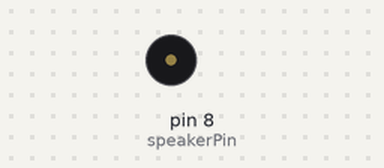
Bench run of a sketch on a simulated Arduino Uno, built with avr-gcc and run on an emulated ATmega328P. On the bench: buzzer (waves = sounding).

Above: at 2.5 s.
Timing chart, 0 to 40.0 s (numbered marks = the images above):
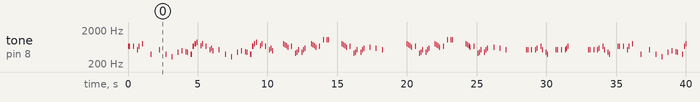

Measured:
- by itself, tone on pin 8 (speakerPin): plays 659 Hz for 0.06 s, 659 Hz for 0.06 s, 659 Hz for 0.06 s, 523 Hz for 0.06 s, 659 Hz for 0.06 s, 784 Hz for 0.06 s … (148 notes in this stretch)

The sketch:

mario_themesong.ino
```cpp
#include "pitches.h"

#define speakerPin 8
#define tempo 250 //tempo-ul piesei
#define length 640 // the number of notes

uint16_t notes[] = { NOTE_E5, NOTE_E5, ' ', NOTE_E5, ' ', NOTE_C5, NOTE_E5, ' ', NOTE_G5, ' ', ' ', ' ', NOTE_G4, ' ', ' ', ' ',           //0

                   NOTE_C5, ' ', ' ', NOTE_G4, ' ', ' ', NOTE_E4, ' ', ' ', NOTE_A4, ' ', NOTE_B4, ' ', NOTE_AS4, NOTE_A4, ' ',          //1
                   NOTE_G4, NOTE_E5, NOTE_G5, NOTE_A5, ' ', NOTE_F5, NOTE_G5, ' ', NOTE_E5, ' ', NOTE_C5, NOTE_D5, NOTE_B4, ' ', ' ',
                   NOTE_C5, ' ', ' ', NOTE_G4, ' ', ' ', NOTE_E4, ' ', ' ', NOTE_A4, ' ', NOTE_B4, ' ', NOTE_AS4, NOTE_A4, ' ',
                   NOTE_G4, NOTE_E5, NOTE_G5, NOTE_A5, ' ', NOTE_F5, NOTE_G5, ' ', NOTE_E5, ' ', NOTE_C5, NOTE_D5, NOTE_B4, ' ', ' ',

                   ' ', ' ', NOTE_G5, NOTE_FS5, NOTE_F5, NOTE_DS5, ' ', NOTE_E5, ' ', NOTE_GS4, NOTE_A4, NOTE_C5, ' ', NOTE_A4, NOTE_C5, NOTE_D5, //1'
                   ' ', ' ', NOTE_G5, NOTE_FS5, NOTE_F5, NOTE_DS5, ' ', NOTE_E5, ' ', NOTE_C6, ' ', NOTE_C6, NOTE_C6, ' ', ' ', ' ',
                   ' ', ' ', NOTE_G5, NOTE_FS5, NOTE_F5, NOTE_DS5, ' ', NOTE_E5, ' ', NOTE_GS4, NOTE_A4, NOTE_C5, ' ', NOTE_A4, NOTE_C5, NOTE_D5,
                   ' ', ' ', NOTE_DS5, ' ', ' ', NOTE_D5, ' ', ' ', NOTE_C5, ' ', ' ', ' ', ' ', ' ', ' ', ' ', ' ',

                   ' ', ' ', NOTE_G5, NOTE_FS5, NOTE_F5, NOTE_DS5, ' ', NOTE_E5, ' ', NOTE_GS4, NOTE_A4, NOTE_C5, ' ', NOTE_A4, NOTE_C5, NOTE_D5, //1'
                   ' ', ' ', NOTE_G5, NOTE_FS5, NOTE_F5, NOTE_DS5, ' ', NOTE_E5, ' ', NOTE_C6, ' ', NOTE_C6, NOTE_C6, ' ', ' ', ' ',
                   ' ', ' ', NOTE_G5, NOTE_FS5, NOTE_F5, NOTE_DS5, ' ', NOTE_E5, ' ', NOTE_GS4, NOTE_A4, NOTE_C5, ' ', NOTE_A4, NOTE_C5, NOTE_D5,
                   ' ', ' ', NOTE_DS5, ' ', ' ', NOTE_D5, ' ', ' ', NOTE_C5, ' ', ' ', ' ', ' ', ' ', ' ', ' ', ' ',

                   NOTE_C5, NOTE_C5, ' ', NOTE_C5, ' ', NOTE_C5, NOTE_D5, ' ', NOTE_E5, NOTE_C5, ' ', NOTE_A4, NOTE_G4, ' ', ' ', ' ',       //2
                   NOTE_C5, NOTE_C5, ' ', NOTE_C5, ' ', NOTE_C5, NOTE_D5, NOTE_E5, ' ', ' ', ' ', ' ', ' ', ' ', ' ', ' ',
                   NOTE_C5, NOTE_C5, ' ', NOTE_C5, ' ', NOTE_C5, NOTE_D5, ' ', NOTE_E5, NOTE_C5, ' ', NOTE_A4, NOTE_G4, ' ', ' ', ' ',
                   NOTE_E5, NOTE_E5, ' ', NOTE_E5, ' ', NOTE_C5, NOTE_E5, ' ', NOTE_G5, ' ', ' ', ' ', NOTE_G4, ' ', ' ', ' ',

                   NOTE_C5, ' ', ' ', NOTE_G4, ' ', ' ', NOTE_E4, ' ', ' ', NOTE_A4, ' ', NOTE_B4, ' ', NOTE_AS4, NOTE_A4, ' ',          //1
                   NOTE_G4, NOTE_E5, NOTE_G5, NOTE_A5, ' ', NOTE_F5, NOTE_G5, ' ', NOTE_E5, ' ', NOTE_C5, NOTE_D5, NOTE_B4, ' ', ' ',
                   NOTE_C5, ' ', ' ', NOTE_G4, ' ', ' ', NOTE_E4, ' ', ' ', NOTE_A4, ' ', NOTE_B4, ' ', NOTE_AS4, NOTE_A4, ' ',
                   NOTE_G4, NOTE_E5, NOTE_G5, NOTE_A5, ' ', NOTE_F5, NOTE_G5, ' ', NOTE_E5, ' ', NOTE_C5, NOTE_D5, NOTE_B4, ' ', ' ',

                   NOTE_E5, NOTE_C5, ' ', NOTE_G4, ' ', ' ', NOTE_GS4, ' ', NOTE_A4, NOTE_F5, ' ', NOTE_F5, NOTE_A4, ' ', ' ', ' ',        //3
                   NOTE_B4, NOTE_A5, NOTE_A5, NOTE_A5, NOTE_G5, NOTE_F5, NOTE_E5, NOTE_C5, ' ', NOTE_A4, NOTE_G4, ' ', ' ', ' ',
                   NOTE_E5, NOTE_C5, ' ', NOTE_G4, ' ', ' ', NOTE_GS4, ' ', NOTE_A4, NOTE_F5, ' ', NOTE_F5, NOTE_A4, ' ', ' ', ' ',
                   NOTE_B4, NOTE_F5, ' ', NOTE_F5, NOTE_F5, NOTE_E5, NOTE_D5, NOTE_C5, ' ', ' ', ' ', ' ', ' ', ' ', ' ',

                   NOTE_E5, NOTE_C5, ' ', NOTE_G4, ' ', ' ', NOTE_GS4, ' ', NOTE_A4, NOTE_F5, ' ', NOTE_F5, NOTE_A4, ' ', ' ', ' ',        //3
                   NOTE_B4, NOTE_A5, NOTE_A5, NOTE_A5, NOTE_G5, NOTE_F5, NOTE_E5, NOTE_C5, ' ', NOTE_A4, NOTE_G4, ' ', ' ', ' ',
                   NOTE_E5, NOTE_C5, ' ', NOTE_G4, ' ', ' ', NOTE_GS4, ' ', NOTE_A4, NOTE_F5, ' ', NOTE_F5, NOTE_A4, ' ', ' ', ' ',
                   NOTE_B4, NOTE_F5, ' ', NOTE_F5, NOTE_F5, NOTE_E5, NOTE_D5, NOTE_C5, ' ', ' ', ' ', ' ', ' ', ' ', ' ',

                   NOTE_C5, NOTE_C5, ' ', NOTE_C5, ' ', NOTE_C5, NOTE_D5, ' ', NOTE_E5, NOTE_C5, ' ', NOTE_A4, NOTE_G4, ' ', ' ', ' ',       //2
                   NOTE_C5, NOTE_C5, ' ', NOTE_C5, ' ', NOTE_C5, NOTE_D5, NOTE_E5, ' ', ' ', ' ', ' ', ' ', ' ', ' ', ' ',
                   NOTE_C5, NOTE_C5, ' ', NOTE_C5, ' ', NOTE_C5, NOTE_D5, ' ', NOTE_E5, NOTE_C5, ' ', NOTE_A4, NOTE_G4, ' ', ' ', ' ',
                   NOTE_E5, NOTE_E5, ' ', NOTE_E5, ' ', NOTE_C5, NOTE_E5, ' ', NOTE_G5, ' ', ' ', ' ', NOTE_G4, ' ', ' ', ' ',

                   NOTE_E5, NOTE_C5, ' ', NOTE_G4, ' ', ' ', NOTE_GS4, ' ', NOTE_A4, NOTE_F5, ' ', NOTE_F5, NOTE_A4, ' ', ' ', ' ',        //3
                   NOTE_B4, NOTE_A5, NOTE_A5, NOTE_A5, NOTE_G5, NOTE_F5, NOTE_E5, NOTE_C5, ' ', NOTE_A4, NOTE_G4, ' ', ' ', ' ',
                   NOTE_E5, NOTE_C5, ' ', NOTE_G4, ' ', ' ', NOTE_GS4, ' ', NOTE_A4, NOTE_F5, ' ', NOTE_F5, NOTE_A4, ' ', ' ', ' ',
                   NOTE_B4, NOTE_F5, ' ', NOTE_F5, NOTE_F5, NOTE_E5, NOTE_D5, NOTE_C5, ' ', ' ', ' ', ' ', ' ', ' ', ' ',

                   NOTE_E5, NOTE_C5, ' ', NOTE_G4, ' ', ' ', NOTE_GS4, ' ', NOTE_A4, NOTE_F5, ' ', NOTE_F5, NOTE_A4, ' ', ' ', ' ',        //3
                   NOTE_B4, NOTE_A5, NOTE_A5, NOTE_A5, NOTE_G5, NOTE_F5, NOTE_E5, NOTE_C5, ' ', NOTE_A4, NOTE_G4, ' ', ' ', ' ',
                   NOTE_E5, NOTE_C5, ' ', NOTE_G4, ' ', ' ', NOTE_GS4, ' ', NOTE_A4, NOTE_F5, ' ', NOTE_F5, NOTE_A4, ' ', ' ', ' ',
                   NOTE_B4, NOTE_F5, ' ', NOTE_F5, NOTE_F5, NOTE_E5, NOTE_D5, NOTE_C5, ' ', ' ', ' ', ' ', ' ', ' ', ' '


                 };
//am folosit tipul de date uint8_t deoarece ocupa jumatate din memoria pe care o ocupa un int normal
//uint8_t stocheaza numere intregi pozitive pe 8 biti (de la 0 la 255)
//int stocheza numere intregi (negative si pozitive) pe 16 biti (de la -32768 pana la 32768)
//in beats se stocheaza durata notei, de ex: doime, patrime, optime etc.
uint8_t beats[] = { 4, 4, 4, 4, 4, 4, 4, 4, 4, 4, 4, 4, 4, 4, 4, 4,     //0

                    4, 4, 4, 4, 4, 4, 4, 4, 4, 4, 4, 4, 4, 4, 4, 4,     //1
                    3, 3, 3, 4, 4, 4, 4, 4, 4, 4, 4, 4, 4, 4, 4,
                    4, 4, 4, 4, 4, 4, 4, 4, 4, 4, 4, 4, 4, 4, 4, 4,
                    3, 3, 3, 4, 4, 4, 4, 4, 4, 4, 4, 4, 4, 4, 4,

                    4, 4, 4, 4, 4, 4, 4, 4, 4, 4, 4, 4, 4, 4, 4, 4,     //1'
                    4, 4, 4, 4, 4, 4, 4, 4, 4, 4, 4, 4, 4, 4, 4, 4,
                    4, 4, 4, 4, 4, 4, 4, 4, 4, 4, 4, 4, 4, 4, 4, 4,
                    4, 4, 4, 4, 4, 4, 4, 4, 4, 4, 4, 4, 4, 4, 4, 4,

                    4, 4, 4, 4, 4, 4, 4, 4, 4, 4, 4, 4, 4, 4, 4, 4,     //1'
                    4, 4, 4, 4, 4, 4, 4, 4, 4, 4, 4, 4, 4, 4, 4, 4,
                    4, 4, 4, 4, 4, 4, 4, 4, 4, 4, 4, 4, 4, 4, 4, 4,
                    4, 4, 4, 4, 4, 4, 4, 4, 4, 4, 4, 4, 4, 4, 4, 4,

                    4, 4, 4, 4, 4, 4, 4, 4, 4, 4, 4, 4, 4, 4, 4, 4,     //2
                    4, 4, 4, 4, 4, 4, 4, 4, 4, 4, 4, 4, 4, 4, 4, 4,
                    4, 4, 4, 4, 4, 4, 4, 4, 4, 4, 4, 4, 4, 4, 4, 4,
                    4, 4, 4, 4, 4, 4, 4, 4, 4, 4, 4, 4, 4, 4, 4, 4,

                    4, 4, 4, 4, 4, 4, 4, 4, 4, 4, 4, 4, 4, 4, 4, 4,     //1
                    3, 3, 3, 4, 4, 4, 4, 4, 4, 4, 4, 4, 4, 4, 4,
                    4, 4, 4, 4, 4, 4, 4, 4, 4, 4, 4, 4, 4, 4, 4, 4,
                    3, 3, 3, 4, 4, 4, 4, 4, 4, 4, 4, 4, 4, 4, 4,

                    4, 4, 4, 4, 4, 4, 4, 4, 4, 4, 4, 4, 4, 4, 4, 4,     //3
                    3, 3, 3, 3, 3, 3, 4, 4, 4, 4, 4, 4, 4, 4,
                    4, 4, 4, 4, 4, 4, 4, 4, 4, 4, 4, 4, 4, 4, 4, 4,
                    4, 4, 4, 4, 3, 3, 3, 4, 4, 4, 4, 4, 4, 4, 4,

                    4, 4, 4, 4, 4, 4, 4, 4, 4, 4, 4, 4, 4, 4, 4, 4,     //3
                    3, 3, 3, 3, 3, 3, 4, 4, 4, 4, 4, 4, 4, 4,
                    4, 4, 4, 4, 4, 4, 4, 4, 4, 4, 4, 4, 4, 4, 4, 4,
                    4, 4, 4, 4, 3, 3, 3, 4, 4, 4, 4, 4, 4, 4, 4,

                    4, 4, 4, 4, 4, 4, 4, 4, 4, 4, 4, 4, 4, 4, 4, 4,     //2
                    4, 4, 4, 4, 4, 4, 4, 4, 4, 4, 4, 4, 4, 4, 4, 4,
                    4, 4, 4, 4, 4, 4, 4, 4, 4, 4, 4, 4, 4, 4, 4, 4,
                    4, 4, 4, 4, 4, 4, 4, 4, 4, 4, 4, 4, 4, 4, 4, 4,

                    4, 4, 4, 4, 4, 4, 4, 4, 4, 4, 4, 4, 4, 4, 4, 4,     //3
                    3, 3, 3, 3, 3, 3, 4, 4, 4, 4, 4, 4, 4, 4,
                    4, 4, 4, 4, 4, 4, 4, 4, 4, 4, 4, 4, 4, 4, 4, 4,
                    4, 4, 4, 4, 3, 3, 3, 4, 4, 4, 4, 4, 4, 4, 4,

                    4, 4, 4, 4, 4, 4, 4, 4, 4, 4, 4, 4, 4, 4, 4, 4,     //3
                    3, 3, 3, 3, 3, 3, 4, 4, 4, 4, 4, 4, 4, 4,
                    4, 4, 4, 4, 4, 4, 4, 4, 4, 4, 4, 4, 4, 4, 4, 4,
                    4, 4, 4, 4, 3, 3, 3, 4, 4, 4, 4, 4, 4, 4, 4
                  };

void setup() {
  pinMode(speakerPin, OUTPUT);
}

void loop() {
  for (int i = 0; i < length; i++) {
    if (notes[i] == ' ') {
      delay(tempo / beats[i]); //rest
    } else {
      tone(speakerPin, notes[i], tempo / beats[i]);
    }

    // pause between notes
    delay(tempo / (beats[i] / 1.7));
  }
}
```

pitches.h
```cpp
/*************************************************
 * Public Constants
 *************************************************/

#define NOTE_B0  31
#define NOTE_C1  33
#define NOTE_CS1 35
#define NOTE_D1  37
#define NOTE_DS1 39
#define NOTE_E1  41
#define NOTE_F1  44
#define NOTE_FS1 46
#define NOTE_G1  49
#define NOTE_GS1 52
#define NOTE_A1  55
#define NOTE_AS1 58
#define NOTE_B1  62
#define NOTE_C2  65
#define NOTE_CS2 69
#define NOTE_D2  73
#define NOTE_DS2 78
#define NOTE_E2  82
#define NOTE_F2  87
#define NOTE_FS2 93
#define NOTE_G2  98
#define NOTE_GS2 104
#define NOTE_A2  110
#define NOTE_AS2 117
#define NOTE_B2  123
#define NOTE_C3  131
#define NOTE_CS3 139
#define NOTE_D3  147
#define NOTE_DS3 156
#define NOTE_E3  165
#define NOTE_F3  175
#define NOTE_FS3 185
#define NOTE_G3  196
#define NOTE_GS3 208
#define NOTE_A3  220
#define NOTE_AS3 233
#define NOTE_B3  247
#define NOTE_C4  262
#define NOTE_CS4 277
#define NOTE_D4  294
#define NOTE_DS4 311
#define NOTE_E4  330
#define NOTE_F4  349
#define NOTE_FS4 370
#define NOTE_G4  392
#define NOTE_GS4 415
#define NOTE_A4  440
#define NOTE_AS4 466
#define NOTE_B4  494
#define NOTE_C5  523
#define NOTE_CS5 554
#define NOTE_D5  587
#define NOTE_DS5 622
#define NOTE_E5  659
#define NOTE_F5  698
#define NOTE_FS5 740
#define NOTE_G5  784
#define NOTE_GS5 831
#define NOTE_A5  880
#define NOTE_AS5 932
#define NOTE_B5  988
#define NOTE_C6  1047
#define NOTE_CS6 1109
#define NOTE_D6  1175
#define NOTE_DS6 1245
#define NOTE_E6  1319
#define NOTE_F6  1397
#define NOTE_FS6 1480
#define NOTE_G6  1568
#define NOTE_GS6 1661
#define NOTE_A6  1760
#define NOTE_AS6 1865
#define NOTE_B6  1976
#define NOTE_C7  2093
#define NOTE_CS7 2217
#define NOTE_D7  2349
#define NOTE_DS7 2489
#define NOTE_E7  2637
#define NOTE_F7  2794
#define NOTE_FS7 2960
#define NOTE_G7  3136
#define NOTE_GS7 3322
#define NOTE_A7  3520
#define NOTE_AS7 3729
#define NOTE_B7  3951
#define NOTE_C8  4186
#define NOTE_CS8 4435
#define NOTE_D8  4699
#define NOTE_DS8 4978
```
